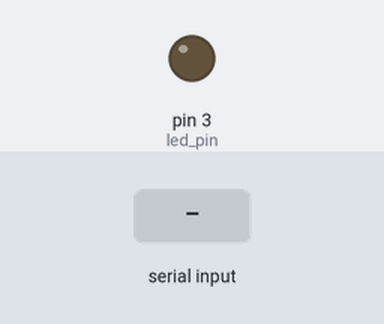
This sketch was run on a simulated Arduino Uno, built with avr-gcc and run on an emulated ATmega328P. Shown: output pins drawn as LEDs (lit = HIGH). The test bench sets the inputs (shaded band).

Above: at 1.2 s.
1.3 s: byte 30 received over Serial
At 2.4 s:
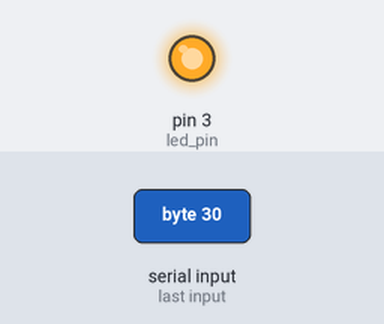
Timing chart, 0 to 4.3 s (numbered marks = the images above; inputs shaded):
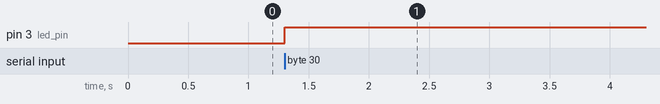

The sketch:

led.ino
```cpp
#define led_pin 3
void setup()
{
    pinMode(led_pin, OUTPUT);
    Serial.begin(9600);
}
void loop()
{
    while (Serial.available() > 0)
    {
        int val = Serial.read();
        digitalWrite(led_pin, val);
    }
}
```

Measured:
- after the input at 1.3 s, pin 3 (led_pin): LOW → HIGH at once
